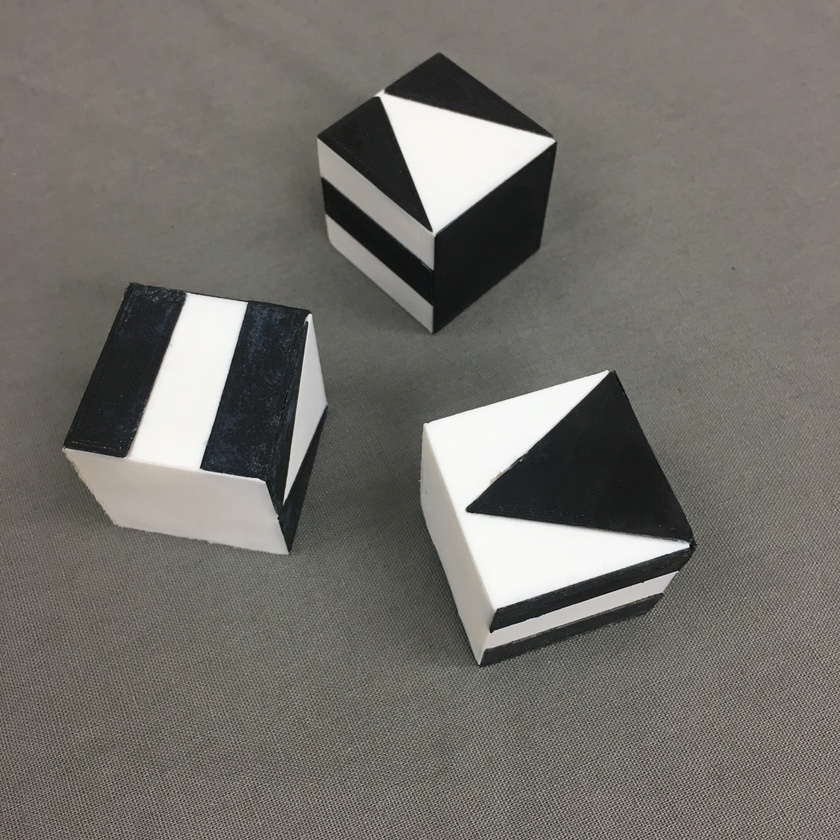
#> input picture cube2.JPG, 840 x 840 px, shrunk from 3024 x 3024 before the run, found by its file name
$ python sift.py
#> lines starting #> are read from the running program, lines starting #| are printed output that depends on the picture
import cv2
import numpy as np
from matplotlib import pyplot as plt

img1 = cv2.imread('cube2.JPG',0)          # queryImage
#> img1: shape (840, 840); min 4, max 253, mean 112.6
img2 = cv2.imread('patch2.jpg',0) # trainImage
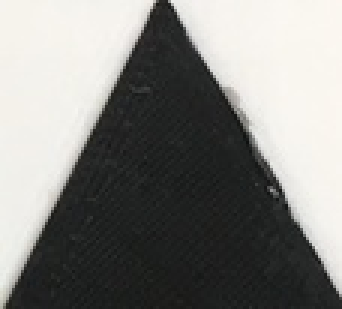
#> input picture tried_approach/patch2.jpg, 114 x 103 px, shrunk from 412 x 371 before the run (shown 3 times larger)
#> img2: shape (103, 114); min 15, max 248, mean 131

# Initiate SIFT detector
sift = cv2.xfeatures2d.SIFT_create()

# find the keypoints and descriptors with SIFT
kp1, des1 = sift.detectAndCompute(img1,None)
#> kp1 = 281 keypoints; strongest (x, y, size): (456, 162, 65.5), (205, 339, 50.5), (473, 508, 8.4), (515, 494, 39.3)
kp2, des2 = sift.detectAndCompute(img2,None)
#> kp2 = 7 keypoints; (x, y, size): (56, 42, 34.8), (56, 42, 34.8), (91, 60, 2.4), (60, 9, 2.7), (51, 5, 2.5), (98, 77, 3.6), (97, 65, 2.8)

# BFMatcher with default params
bf = cv2.BFMatcher()
matches = bf.knnMatch(des1,des2, k=2)
#> matches = 281 matches

# Apply ratio test
good = []
for m,n in matches:
    if m.distance < 0.75*n.distance:
        good.append([m])
#> after the loop, good = 77 matches

# cv2.drawMatchesKnn expects list of lists as matches.
img3 = cv2.drawMatchesKnn(img1,kp1,img2,kp2,good,None,flags=2)
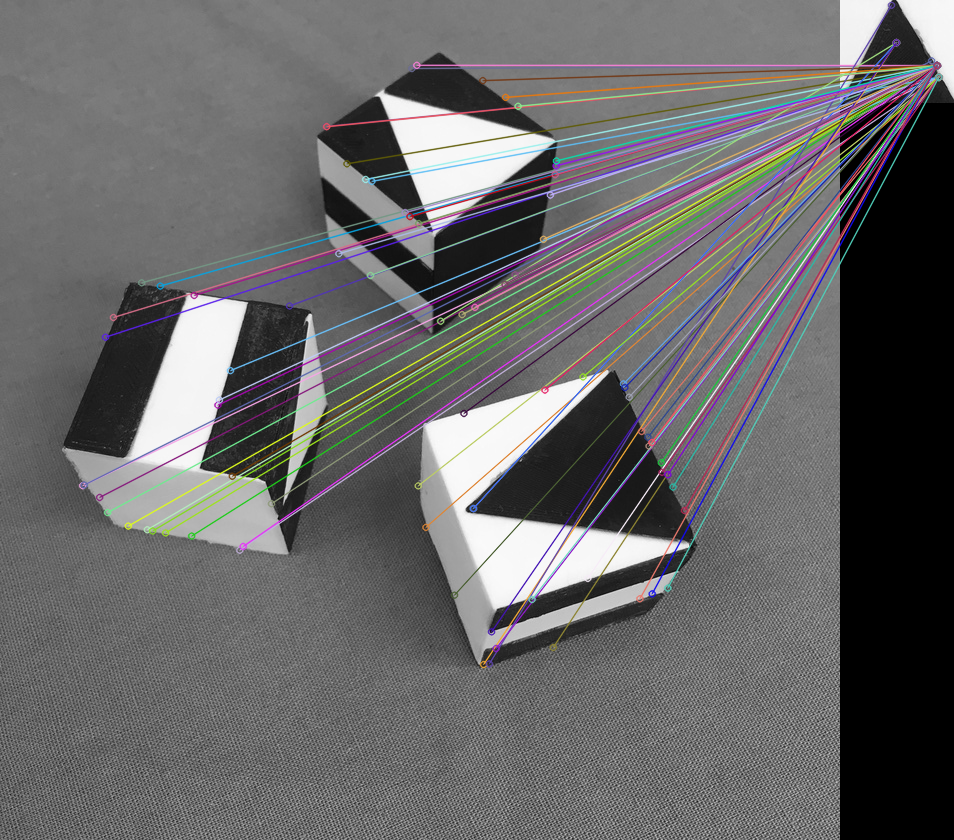
#> img3: shape (840, 954, 3); mean of channels 0, 1, 2 103.6, 102.8, 103.6; drawn as B, G, R

plt.imshow(img3),plt.show()
